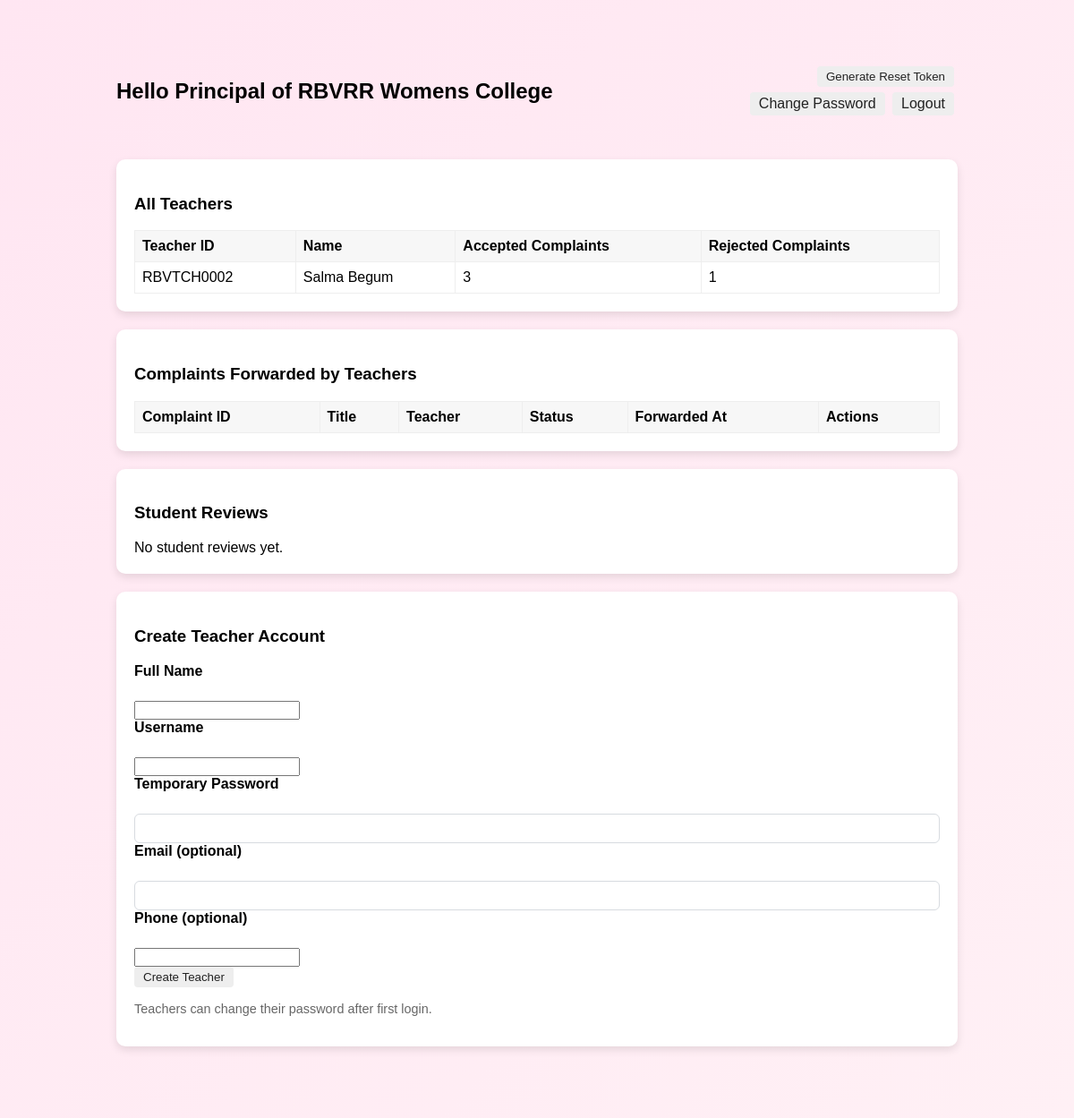
/principal_dashboard (signed in), run on an earlier commit of the app's database.
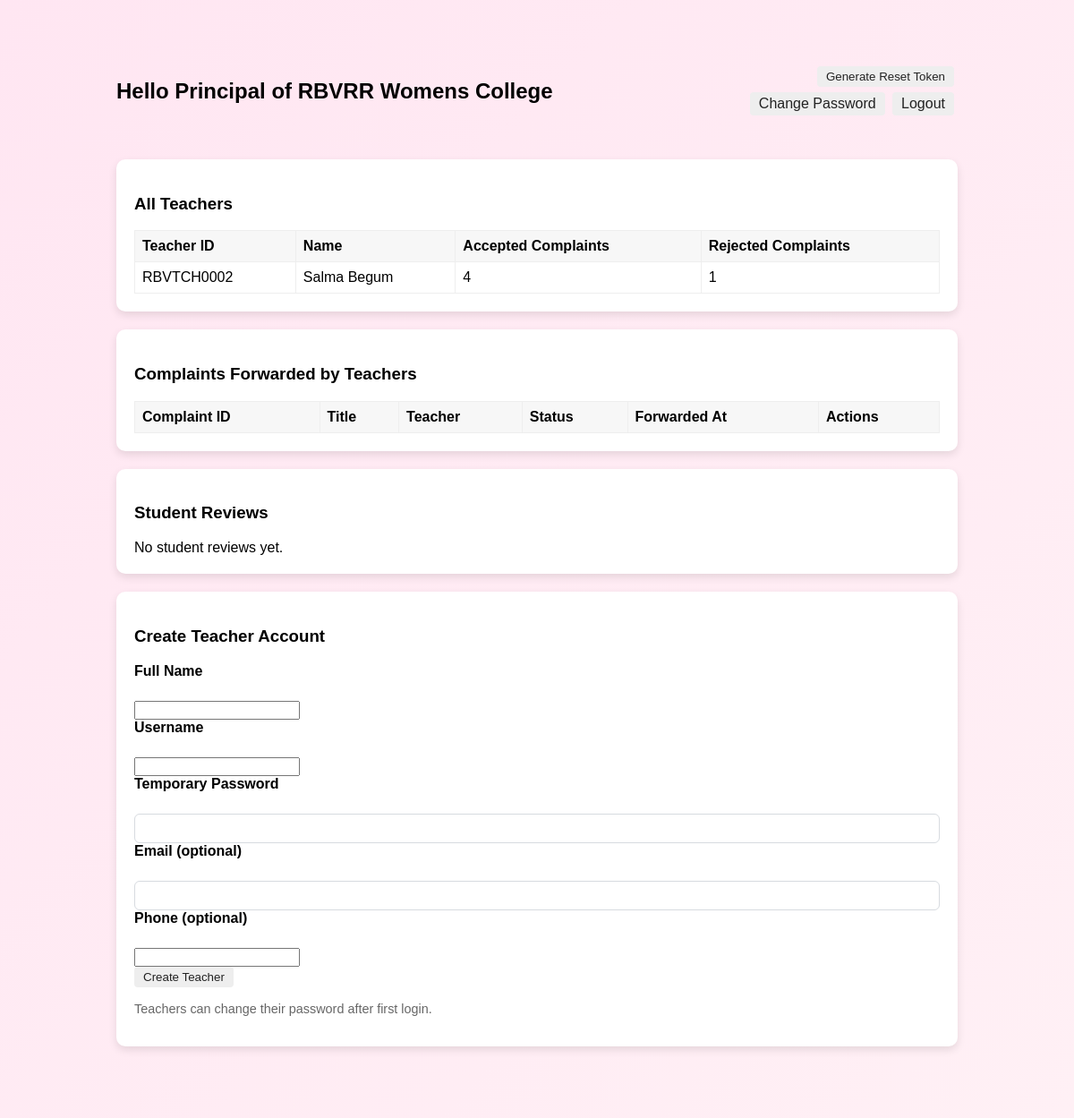
And on a later commit of the database.
### tables this page shows
CREATE TABLE teachers (
    id INTEGER PRIMARY KEY AUTOINCREMENT,
    name TEXT NOT NULL,
    teacher_code TEXT NOT NULL UNIQUE,
    performance_accepted INTEGER DEFAULT 0,
    performance_rejected INTEGER DEFAULT 0,
    created_at DATETIME DEFAULT CURRENT_TIMESTAMP
);

### app.py (the view)
    def wrapper(*args, **kwargs):
        if not is_logged_in():
            flash('You must be logged in', 'danger')
            return redirect(url_for('index'))
        return f(*args, **kwargs)

### app.py (called while the page is built)
def get_db():
    conn = sqlite3.connect(DB_PATH)
    conn.row_factory = sqlite3.Row
    return conn

def is_logged_in():
    return 'user_id' in session

def require_login(f):
    def wrapper(*args, **kwargs):
        if not is_logged_in():
            flash('You must be logged in', 'danger')
            return redirect(url_for('index'))
        return f(*args, **kwargs)
    wrapper.__name__ = f.__name__
    return wrapper

### templates/principal_dashboard.html (shortened to what this page needs)
﻿<!doctype html>
<html>
<head>
  <link rel="stylesheet" href="/static/css/common.css">
  <link rel="stylesheet" href="/static/css/principal.css">
</head>
<body class="principal-bg">
  <div class="container">
    <header style="display:flex; align-items:center; justify-content:space-between; padding:10px 20px;">
      <h2>Hello Principal of RBVRR Womens College</h2>
      <div style="text-align:right;">
        {% if reset_token %}
          <div style="font-family:monospace; background:#f7f7f7; padding:6px 10px; border-radius:6px; display:inline-block; margin-right:8px">
            Token: {{ reset_token }}
          </div>
          <div class="muted" style="display:block; font-size:0.85rem">Expires: {{ reset_expires }}</div>
        {% else %}
          <form method="post" action="/generate_token" style="display:inline">
            <button class="btn" type="submit">Generate Reset Token</button>
          </form>
        {% endif %}
        <nav style="margin-top:6px;">
          <a href="/change_password" class="btn">Change Password</a>
          <a href="/logout" class="btn">Logout</a>
        </nav>
      </div>
    </header>
    <main>
      <section class="card">
        <h3>All Teachers</h3>
        <table>
          <thead>
            <tr>
              <th>Teacher ID</th>
              <th>Name</th>
              <th>Accepted Complaints</th>
              <th>Rejected Complaints</th>
            </tr>
          </thead>
          <tbody>
            {% for t in teachers %}
            <tr>
              <td>{{ t['teacher_code'] }}</td>
              <td>{{ t['name'] }}</td>
              <td>{{ t['performance_accepted'] or 0 }}</td>
              <td>{{ t['performance_rejected'] or 0 }}</td>
            </tr>
            {% endfor %}
          </tbody>
        </table>
      </section>
      <section class="card">
        <h3>Complaints Forwarded by Teachers</h3>
        <table>
          <thead>
            <tr>
              <th>Complaint ID</th>
              <th>Title</th>
              <th>Teacher</th>
              <th>Status</th>
              <th>Forwarded At</th>
              <th>Actions</th>
            </tr>
          </thead>
        </table>
      </section>
      <section class="card">
        <h3>Student Reviews</h3>
        {% if student_reviews %}
        <table>
          <thead>
            <tr>
              <th>Complaint ID</th>
              <th>Student Name</th>
              <th>Teacher</th>
              <th>Review</th>
              <th>Reviewed At</th>
            </tr>
          </thead>
          <tbody>
            {% for r in student_reviews %}
            <tr>
              <td>{{ r['complaint_id'] }}</td>
              <td>{{ r['student_name'] }}</td>
              <td>{{ r['teacher_name'] }}</td>
              <td>{{ r['review'] }}</td>
              <td>{{ r['reviewed_at'] }}</td>
            </tr>
            {% endfor %}
          </tbody>
        </table>
        {% else %}
          <div>No student reviews yet.</div>
        {% endif %}
      </section>
      <section class="card">
        <h3>Create Teacher Account</h3>
        <form method="post" action="/create_teacher">
          <label for="fullname">Full Name</label><br>
          <input id="fullname" name="fullname" required><br>
          <label for="username">Username</label><br>
          <input id="username" name="username" required><br>
          <label for="password">Temporary Password</label><br>
          <input id="password" name="password" type="password" required minlength="8"><br>
          <label for="email">Email (optional)</label><br>
          <input id="email" name="email" type="email"><br>
          <label for="phone">Phone (optional)</label><br>
          <input id="phone" name="phone"><br>
          <button type="submit" class="btn">Create Teacher</button>
        </form>
        <p class="muted">Teachers can change their password after first login.</p>
      </section>
    </main>
  </div>
</body>
</html>

### static/css/common.css (style rules this page uses)
.container { max-width:980px; margin:20px auto; }
.card { background:white; padding:18px; border-radius:10px; box-shadow:0 6px 18px rgba(0,0,0,0.06); }
header { display:flex; align-items:center; justify-content:space-between; gap:20px; margin-bottom:12px }
label { display:block; font-weight:600; margin-bottom:6px }
input[type=text], input[type=password], input[type=email], input[type=date], textarea, select { width:100%; padding:8px; border-radius:6px; border:1px solid #d7dbe0 }
.btn { display:inline-block; background:#eee; padding:8px 12px; border-radius:6px; text-decoration:none; color:#222 }
.muted { color:#666; font-size:0.9rem }

### static/css/principal.css (style rules this page uses)
table { width:100%; border-collapse:collapse }
table th, table td { border:1px solid #eee; padding:8px; text-align:left }

### templates/principal_dashboard.html (style rules this page uses)
body.principal-bg { background: linear-gradient(to bottom right, #ffe6f2, #fff0f5); position: relative; overflow-x: hidden; font-family: Arial, sans-serif; }
main { padding: 20px; max-height: calc(100vh - 80px); overflow-y: auto; }
.card { background: #fff; border-radius: 10px; box-shadow: 0 4px 10px rgba(0,0,0,0.1); padding: 20px; margin-bottom: 20px; }
table { width: 100%; border-collapse: collapse; margin-top: 12px; }
th, td { border: 1px solid #ccc; padding: 8px; text-align: left; }
th { background-color: #f7f7f7; }
.btn { padding: 4px 10px; border-radius: 4px; border: none; cursor: pointer; margin-right:4px; }

What changed in the data, as far as the page shows it:
changed teachers "RBVTCH0002": performance_accepted "3" → "4"
